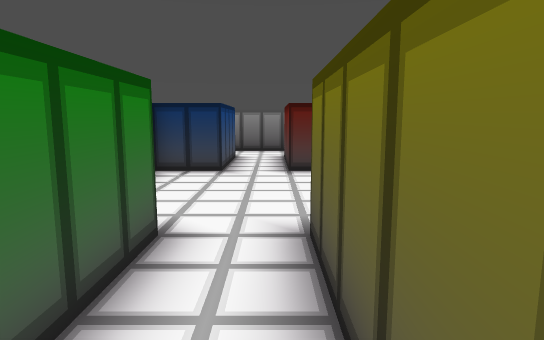
view 1 (above)

19 first-person views from a walk through a 3-D level made in the Godot game engine. The camera is 1.5 m above the floor, tilts 8° down and sees 75° across. The floor is counted in squares, 1 m on a side. Each view is taken from the middle of a square. On the plan, view 1 faces up. The plan holds only what a view shows up to about 16 squares ahead; the rest is blank.

view 2
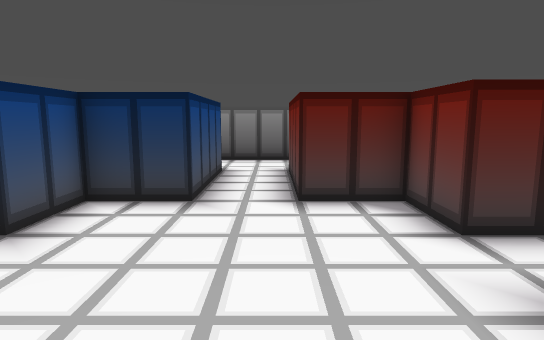

view 3
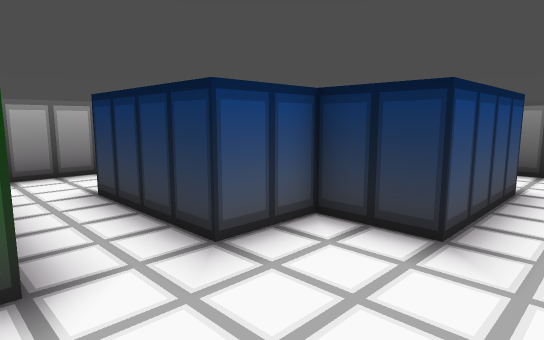

view 4
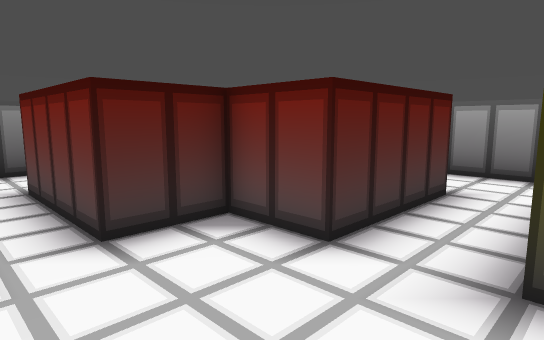

view 5
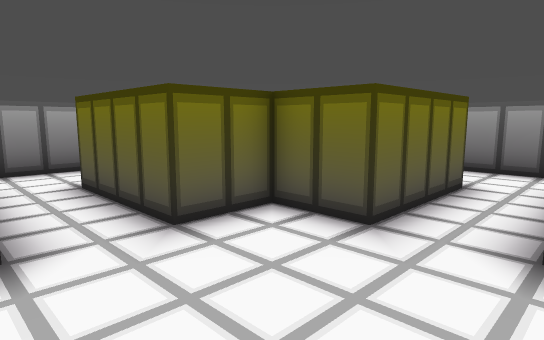

view 6
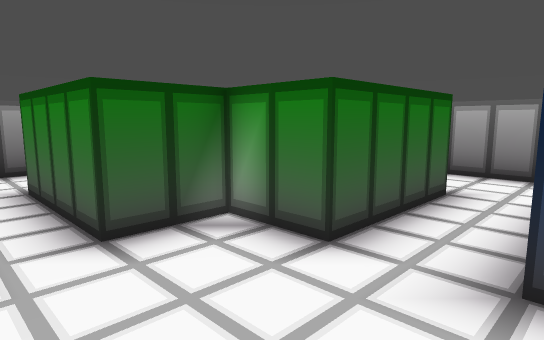

view 7
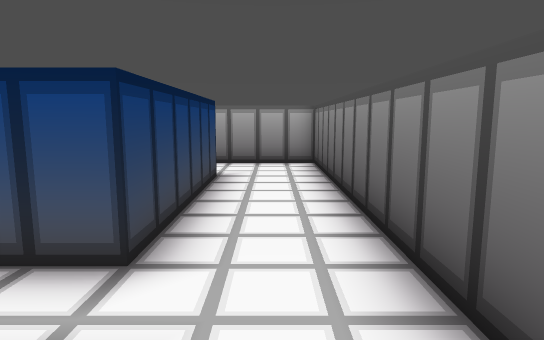

view 8
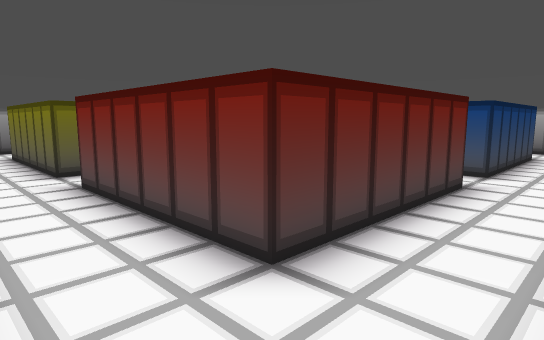

view 9
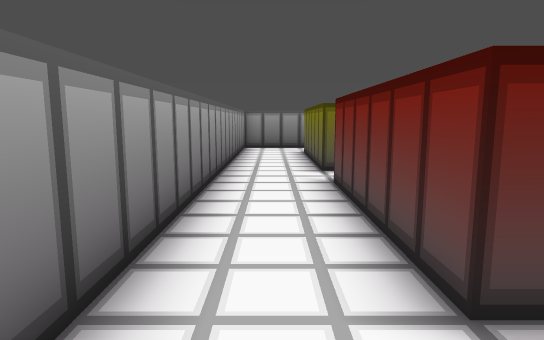

view 10
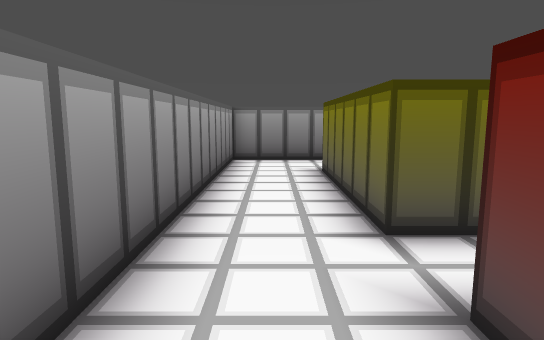

view 11
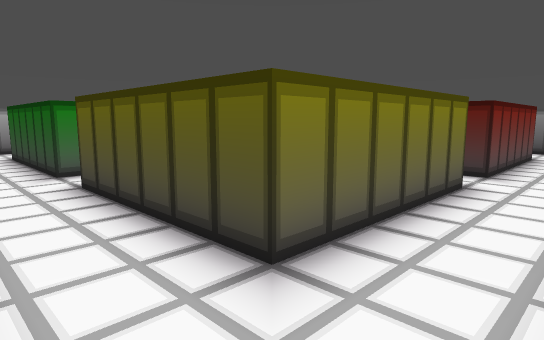

view 12
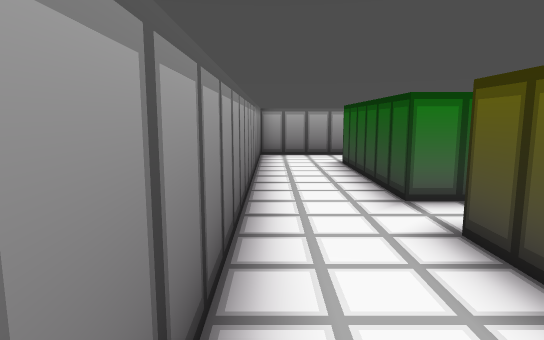

view 13
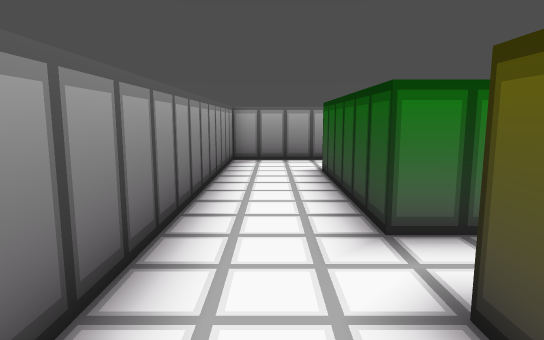

view 14
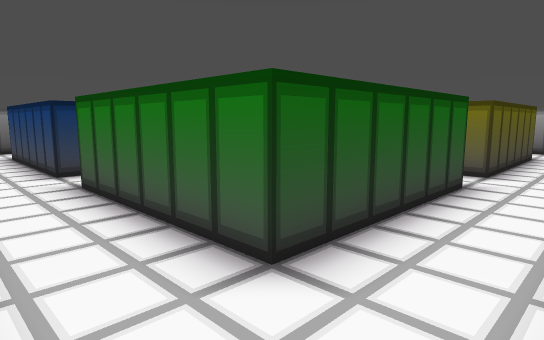

view 15
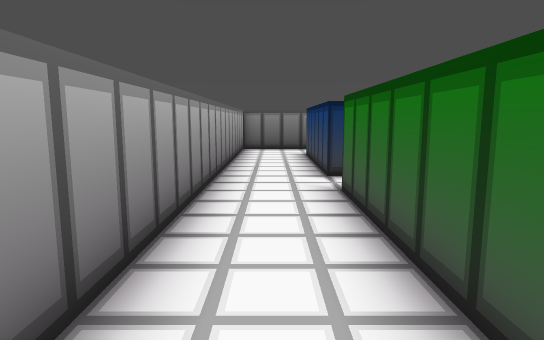

view 16
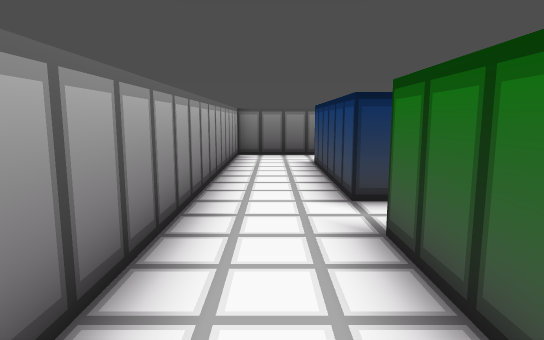

view 17
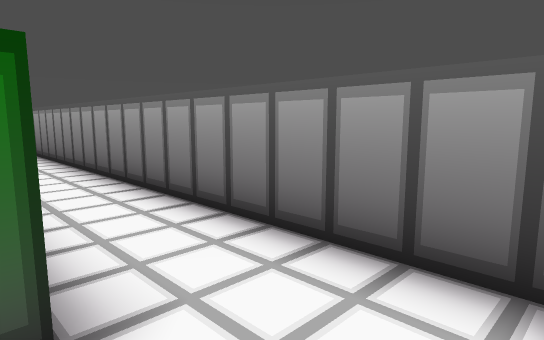

view 18
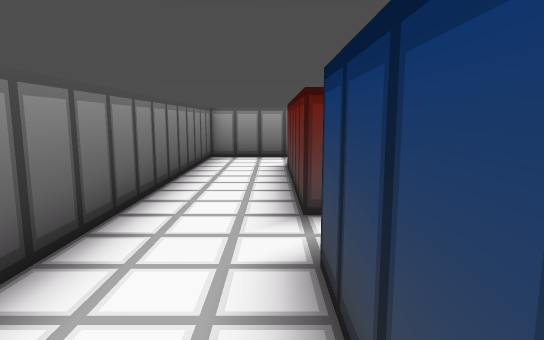

view 19
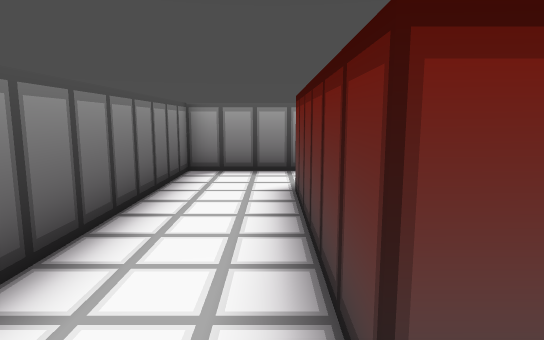

### Floor plan
Points are (right, up) in squares from view 1. A wall is a line through its corners. A room is listed if a view was taken in it or the views show most of it. See-through windows are left out.
Room 1 (views 1, 2, 7, 8, 9, 10, 11, 12, 13, 14, 15, 16, 17, 18, 19)
walls: (-3.5, 8.5) (-7.5, 8.5) (-7.5, 14.5) (-1.5, 14.5); (-1.5, 4.5) (-1.5, 0.5) (-7.5, 0.5) (-7.5, 6.5) (-3.5, 6.5); (0.5, 14.5) (6.5, 14.5) (6.5, 8.5); (6.5, 6.5) (6.5, 0.5) (0.5, 0.5) (0.5, 4.5); (-10.5, -2.5) (9.5, -2.5) (9.5, 17.5) (-10.5, 17.5) (-10.5, -2.5)
ways out: opening at (-4, 7.5) to room 2; opening at (-0.5, 4) to room 2; opening at (-0.5, 15) to room 2; opening at (7.3, 7) to room 2
Room 2 (views 3, 4, 5, 6)
walls: (0.5, 4.5) (2.5, 4.5) (2.5, 6.5) (6.5, 6.5); (-3.5, 6.5) (-3.5, 4.5) (-1.5, 4.5); (6.5, 8.5) (2.5, 8.5) (2.5, 10.5) (0.5, 10.5) (0.5, 14.5); (-1.5, 14.5) (-1.5, 10.5) (-3.5, 10.5) (-3.5, 8.5)
ways out: opening at (-4, 7.5) to room 1; opening at (-0.5, 4) to room 1; opening at (-0.5, 15) to room 1; opening at (7.3, 7) to room 1

Where each view was taken, in squares from view 1:
view 1: 0 up, 0 right, facing up
view 2: 4 up, 0 right, facing up
view 3: 6 up, 0 right, facing up-left
view 4: 6 up, 1 left, facing up-right
view 5: 9 up, 2 left, facing down-right
view 6: 9 up, 0 right, facing down-left
view 7: 16 up, 2 right, facing left
view 8: 17 up, 9 right, facing down-left
view 9: 17 up, 8 right, facing down
view 10: 11 up, 8 right, facing down
view 11: 2 down, 9 right, facing up-left
view 12: 2 down, 5 right, facing left
view 13: 1 down, 3 right, facing left
view 14: 2 down, 10 left, facing up-right
view 15: 1 down, 9 left, facing up
view 16: 2 up, 9 left, facing up
view 17: 1 up, 10 left, facing down-right
view 18: 15 up, 5 left, facing right
view 19: 15 up, 1 left, facing right
